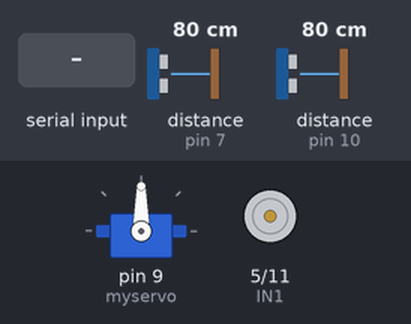
Bench run of a sketch on a simulated Arduino Uno, built with avr-gcc and run on an emulated ATmega328P. Parts: servo, motor-driver pin pairs drawn as motors (green arrow = first pin HIGH = forward, orange = second pin HIGH = backward, longer = more drive, scaled by the enable pin). Wiring (inferred from the names in the program): 2 × ultrasonic range finder: trigger pin 4, echo pin 7 / trigger pin 8, echo pin 10. Inputs (shaded band) come from the test bench; at power-on: distance to the obstacle (sensors on pin 7, pin 10) 80 cm. The echo pulse lasts 58.3 µs per cm.

Above: at 1.2 s.
1.3 s: "F" received over Serial
At 2.4 s:
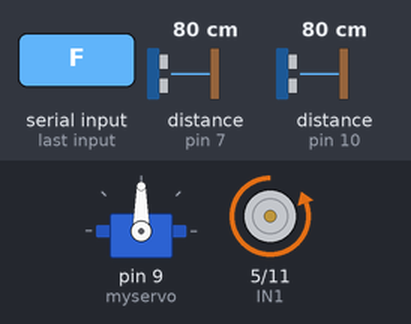
2.8 s: distance to the obstacle (sensor on pin 7) set to 41 cm
4.3 s: distance to the obstacle (sensor on pin 7) set to 32 cm
At 4.48 s:
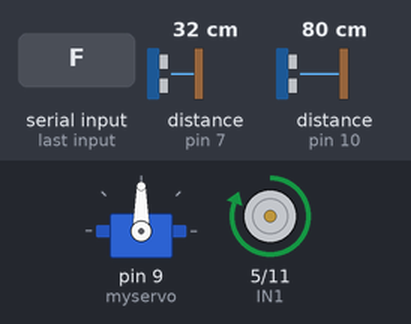
6.1 s: "L" received over Serial
At 7.2 s:
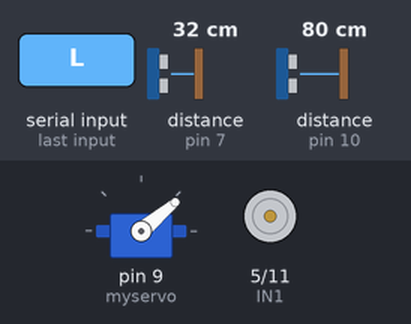
7.6 s: "B" received over Serial
At 8.4 s:
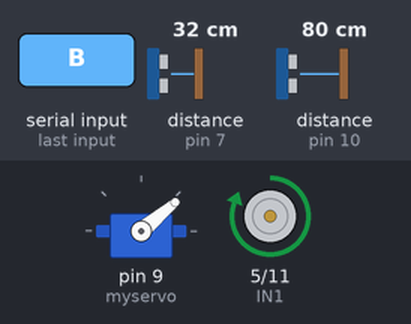
9.1 s: distance to the obstacle (sensor on pin 10) set to 40 cm
10.6 s: distance to the obstacle (sensor on pin 10) set to 32 cm
At 10.77 s:
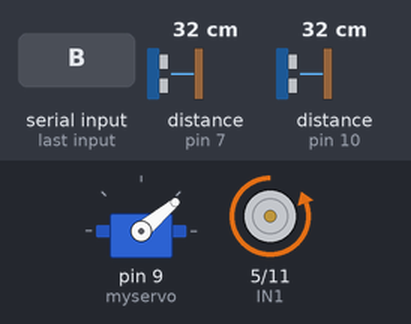
Timing chart, 0 to 13.4 s (numbered marks = the images above; inputs shaded):
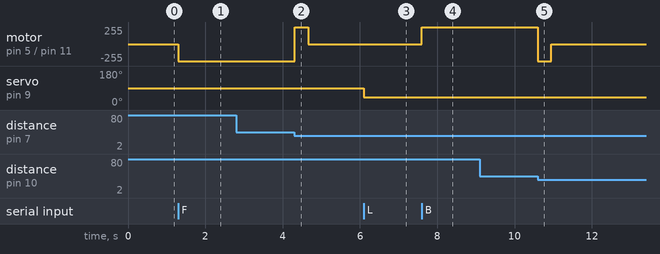

The sketch:

Ultrasonic.BluetoothCodeByMasee.ino
```cpp
#include <Servo.h>
#include <SoftwareSerial.h>

//This sketch is created by Masee! Feel free to use it as a reference for your projects.

// Defining Motor Pins for DC movement motors (3-12v and 25000 RPM)
const int ENA = 6; // Speed control pin
const int IN1 = 5; // Direction #1 pin
const int IN2 = 11; // Direction #2 pin

// Defining Ultrasonic sensor pins
const int trigPin = 4;
const int echoPin = 7;
const int trigPin2 = 8;
const int echoPin2 = 10;

// Variables for storing pulse info:
long duration;
long duration2;
int distance;
int distance2;

// Servo MGS90 Pin
Servo myservo;

// Defining HC-05 and commands related to it
char bluetooth;

// Tracking the state:
bool movingForward = false;
bool movingBackward = false;
bool movingLeft = false;
bool movingRight = false;

// Debounce timer variables:
unsigned long lastcommandTimer = 0;
const unsigned long debounceDelay = 100;

// Move forward function:
void moveForward(){
  analogWrite(ENA, 255);
  digitalWrite(IN1, LOW);
  digitalWrite(IN2, HIGH);
}

// Move Backwards Function:
void moveBackward(){
  analogWrite(ENA, 255);
  digitalWrite(IN1, HIGH);
  digitalWrite(IN2, LOW);
}

//Steering centered Function:
void centerServo() {
  myservo.write(90);
}

// Stop Function:
void stopCar(){
  analogWrite(ENA, 0);
  digitalWrite(IN1, LOW);
  digitalWrite(IN2, LOW);
  movingForward = movingBackward = false;
}

//Ultra-sonic Brake Function:
void brake(){
  if (distance <= 35){
    if (movingForward == true) {
      // If osbtacle is in the front, reverse a bit to kill momentum and stop.
      movingForward = false;
      moveBackward();
      delay(350);
      stopCar();
  }}
  if (distance2 <= 35) {
    if (movingBackward == true) {
      // If obstacle is in the back, go forward a bit to kill momentum and stop.
      movingBackward = false;
      moveForward();
      delay(350);
      stopCar();
  }}
}

void setup() {
  // Declaring outputs/inputs:
  //Attached micro servo to pin 9
  myservo.attach(9);
  centerServo();
  Serial.begin(9600);
  pinMode(ENA, OUTPUT);
  pinMode(IN1, OUTPUT);
  pinMode(IN2, OUTPUT);
  pinMode(trigPin, OUTPUT);
  pinMode(echoPin, INPUT);
  pinMode(trigPin2, OUTPUT);
  pinMode(echoPin2, INPUT);
}

void loop() {
// Sending a Pulse:
  digitalWrite(trigPin, LOW);
  delayMicroseconds(2);
  digitalWrite(trigPin, HIGH);
  delayMicroseconds(10);
  digitalWrite(trigPin, LOW);

  // Storing the Pulse in the duration variable we defined above:
  duration = pulseIn(echoPin, HIGH);
  // Converting duration to distance:
  distance = (duration*.0343)/2;

// Same process for Sensor #2 (Back sensor):
  digitalWrite(trigPin2, LOW);
  delayMicroseconds(2);
  digitalWrite(trigPin2, HIGH);
  delayMicroseconds(10);
  digitalWrite(trigPin2, LOW);

  //Sensor #2:
  duration2 = pulseIn(echoPin2, HIGH);
  //Sensor 2:
  distance2 = (duration2*.0343)/2;

  // This part makes the car move and steer, the car moves forward/backward -
  // on the press of a button and will not stop until the button is pressed again:
  if (Serial.available() > 0){
    bluetooth = Serial.read(); // This line checks if there is a signal available, if it is, it will be assigned to bluetooth.
    if (millis() - lastcommandTimer >= debounceDelay) {
      lastcommandTimer = millis(); // This line of code adds a 210ms delay between presses by introducing a debounce delay, it checks if
      // millis() - lastcommandTimer is greater than or equal to the debounce delay. If it is, then it will initiate the rest of the code that follows.
      // if it isn't, the loop is effectively skipped and the car will not receive the command entered within the 210ms after a command that was initiated.
      if (bluetooth == 'F') {
        if (movingForward == false) {
          movingForward = true;
          movingBackward = false;
          moveForward();
        } // The rest of code controls the movement using the functions and variables defined on the top of the sketch.
        else {
          movingForward = false;
          stopCar();
        }
      }
      else if (bluetooth == 'B') {
        if (movingBackward == false) {
          movingBackward = true;
          movingForward = false;
          moveBackward();
        }
        else {
          movingBackward = false;
          stopCar();
      }}
      else if (bluetooth == 'L') {
        if (movingLeft == false) {
          movingLeft = true;
          movingRight = false;
          myservo.write(40);
        }
        else {
          movingLeft = false;
          centerServo();
        }
      }
      else if (bluetooth == 'R') {
        if (movingRight == false) {
          movingRight = true;
          movingLeft = false;
          myservo.write(150);
        }
        else {
          movingRight = false;
          centerServo();
        }
      }
  } }
  //Check if it needs to brake:
  brake();
}
```

Measured:
- the behaviour switches between 37 and 36 cm on distance to the obstacle (sensor on pin 7) (found by bisection; images 1 and 2)
- the behaviour switches between 36 and 35 cm on distance to the obstacle (sensor on pin 10) (found by bisection; images 4 and 5)
- after the input at 1.3 s, motor on pin 5 (IN1) / pin 11 (IN2): stopped → backward 255/255 at once
- after the input at 2.8 s, every drawn part: stays the same
- after the input at 4.3 s, motor on pin 5 (IN1) / pin 11 (IN2): backward 255/255 → forward 255/255 at once, → stopped 0.35 s later
- after the input at 6.1 s, servo on pin 9 (myservo): 90° → 40° at once
- after the input at 7.6 s, motor on pin 5 (IN1) / pin 11 (IN2): stopped → forward 255/255 at once
- after the input at 9.1 s, every drawn part: stays the same
- after the input at 10.6 s, motor on pin 5 (IN1) / pin 11 (IN2): forward 255/255 → backward 255/255 at once, → stopped 0.35 s later
